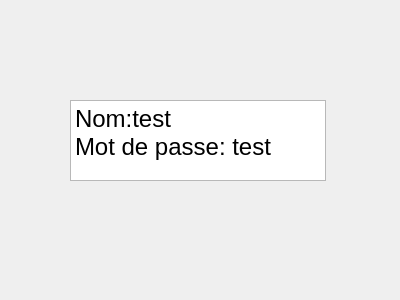
<?xml version="1.0" encoding="UTF-8"?>
<ui version="4.0">
 <class>mdp</class>
 <widget class="QDialog" name="mdp">
  <property name="geometry">
   <rect>
    <x>0</x>
    <y>0</y>
    <width>400</width>
    <height>300</height>
   </rect>
  </property>
  <property name="windowTitle">
   <string>Mot de passe</string>
  </property>
  <widget class="QTextBrowser" name="textBrowser">
   <property name="geometry">
    <rect>
     <x>70</x>
     <y>100</y>
     <width>256</width>
     <height>81</height>
    </rect>
   </property>
   <property name="html">
    <string>&lt;!DOCTYPE HTML PUBLIC &quot;-//W3C//DTD HTML 4.0//EN&quot; &quot;http://www.w3.org/TR/REC-html40/strict.dtd&quot;&gt;
&lt;html&gt;&lt;head&gt;&lt;meta name=&quot;qrichtext&quot; content=&quot;1&quot; /&gt;&lt;style type=&quot;text/css&quot;&gt;
p, li { white-space: pre-wrap; }
&lt;/style&gt;&lt;/head&gt;&lt;body style=&quot; font-family:'MS Shell Dlg 2'; font-size:8.25pt; font-weight:400; font-style:normal;&quot;&gt;
&lt;p style=&quot; margin-top:0px; margin-bottom:0px; margin-left:0px; margin-right:0px; -qt-block-indent:0; text-indent:0px;&quot;&gt;&lt;span style=&quot; font-size:18pt;&quot;&gt;Nom:test&lt;/span&gt;&lt;/p&gt;
&lt;p style=&quot; margin-top:0px; margin-bottom:0px; margin-left:0px; margin-right:0px; -qt-block-indent:0; text-indent:0px;&quot;&gt;&lt;span style=&quot; font-size:18pt;&quot;&gt;Mot de passe: test&lt;/span&gt;&lt;/p&gt;&lt;/body&gt;&lt;/html&gt;</string>
   </property>
  </widget>
 </widget>
 <resources/>
 <connections/>
</ui>
